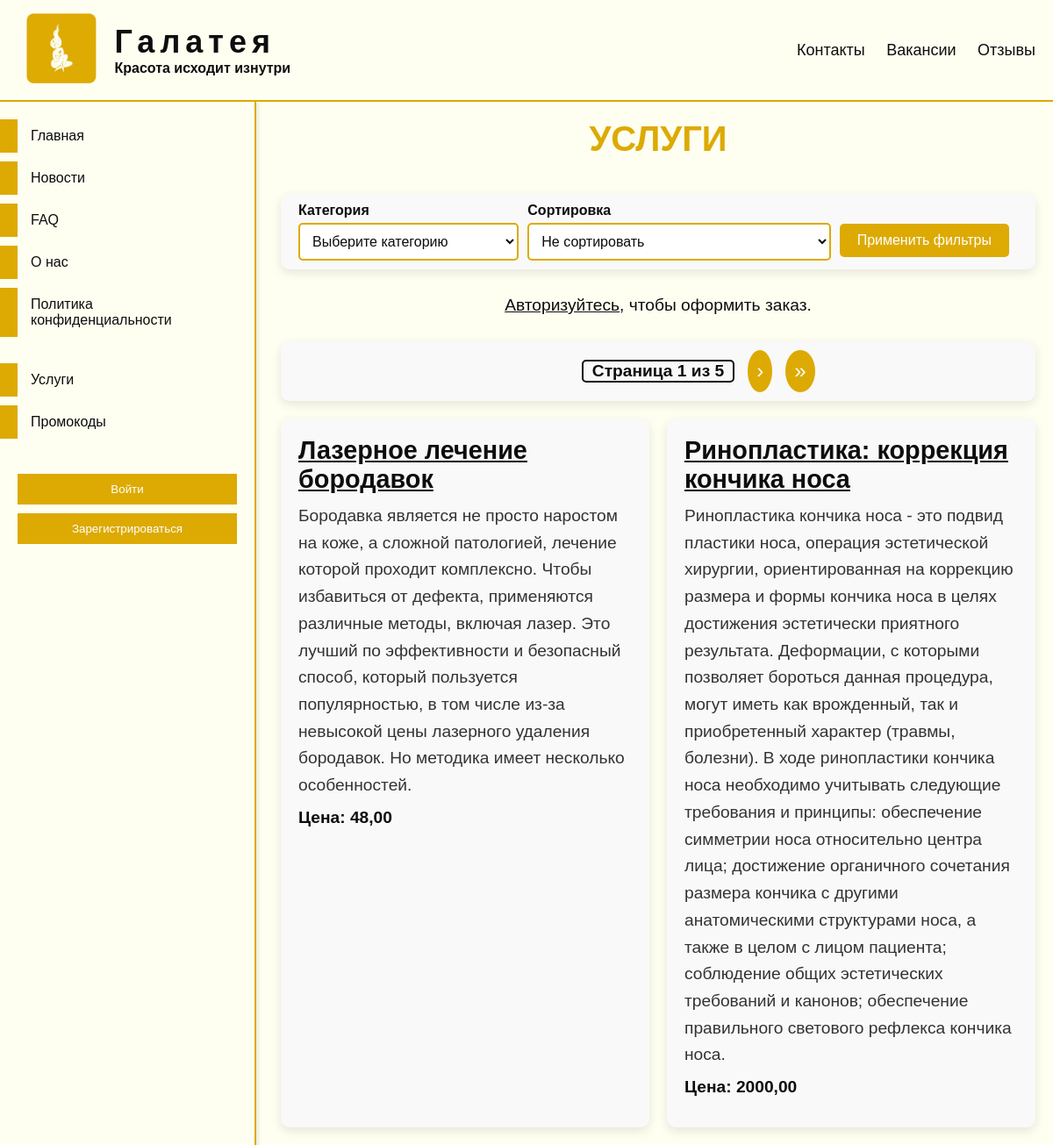
/clinic/services, run on the app's committed database.
### clinic/models.py (models this page shows, shortened)
class Services(models.Model):
    title = models.CharField('Название', max_length=70)
    description = models.TextField('Описание')
    service_specialization = models.ForeignKey(ServiceSpecializations, on_delete=models.CASCADE,
                                               verbose_name='Специализация услуги', related_name='services')
    price = models.DecimalField('Цена', max_digits=10, decimal_places=2)
    class Meta:
        verbose_name = 'Услуга'
        verbose_name_plural = 'Услуги'

### clinic/views.py (the view, shortened to what this page needs)
# urls.py: path('services', views.services_view, name='services'),
def services_view(request):
    services = Services.objects.order_by('-id')
    service_specializations = ServiceSpecializations.objects.filter(services__in=services).distinct()
    category = request.GET.get('category')
    if category:
        services = services.filter(service_specialization__service_category=category)
    sort = request.GET.get('sort')
    if sort == 'price_asc':
        services = services.order_by('price')
    elif sort == 'price_desc':
        services = services.order_by('-price')
    ordered_services = request.session.get('ordered_services', [])
    ordered_services_objects = Services.objects.filter(id__in=ordered_services)
    basket_id_lst = sum(request.session.get('basket_services', dict()).values(), [])
    return render(request, 'clinic/services.html', {
        'services': services,
        'service_specializations': service_specializations,
        'selected_category': category,
        'selected_sort': sort,
        'ordered_services': ordered_services_objects,
        'scroll_to': request.GET.get('scroll_to'),
        'basket_id_lst': basket_id_lst,
    })

### clinic/templates/clinic/services.html (shortened to what this page needs)
{% extends 'main/layout.html' %}
{% load static %}
{% block custom_css %}
<link type="text/css" href="{% static 'clinic/css/services.css' %}" rel="stylesheet"/>
{% endblock %}
{% block content %}
    <div id="services-page">
        <h1 class="page-title">Услуги</h1>
        <form id="filters-form" class="filters-form" action="{% url 'services' %}" method="get">
            <div class="form-group">
                <label for="category-select" class="form-label">Категория</label>
                <select id="category-select" class="category-select" name="category">
                    <option value="">Выберите категорию</option>
                </select>
            </div>
            <div class="form-group">
                <label for="sort-select" class="form-label">Сортировка</label>
                <select id="sort-select" class="sort-select" name="sort">
                    <option value="">Не сортировать</option>
                </select>
            </div>
            <button type="submit" class="btn apply-filters-btn">Применить фильтры</button>
        </form>
        <div class="user-action">
            {% if user.is_authenticated %}
                {% if user.client %}
                    <form action="{% url 'ordering' %}" method="get" class="order-form">
                        {% csrf_token %}
                        <button type="submit" class="btn order-btn">Оформить заказ</button>
                    </form>
                {% else %}
                    <p class="info-text">Оформить заказ может только клиент.</p>
                {% endif %}
            {% else %}
                <p class="info-text"><a href="{% url 'to_login' %}" class="login-link">Авторизуйтесь</a>, чтобы оформить заказ.</p>
            {% endif %}
        </div>
        <div id="pagination-controls" class="pagination-controls">
            <span id="pageIndicator" class="page-indicator">Страница 1</span>
            <span id="nextPage" class="pagination-arrow">&#8250;</span>
            <span id="lastPage" class="pagination-arrow">&#187;</span>
        </div>
        <div class="services-list">
            {% for service in services %}
                <div class="service-card" id="service-{{ service.id }}">
                    <h2 class="service-title"><a href="{% url 'service_detail' service.id %}">{{ service.title }}</a></h2>
                    <p class="service-description">{{ service.description }}</p>
                    <p class="service-price">Цена: {{ service.price }}</p>
                </div>
            {% endfor %}
        </div>
    </div>
{% endblock %}

### main/static/main/css/styles.css (style rules this page uses)
* { margin: 0; padding: 0; font-family: Arial, sans-serif; color: #0D0D0D; }
#main-content > * { margin-bottom: 15px; }
body { padding-top: 116px; padding-left: 300px; background: #fefff1; }

### clinic/static/clinic/css/services.css (style rules this page uses)
#services-page { max-width: 1200px; margin: 0 auto; padding: 20px; color: #0D0D0D; border-radius: 10px; }
.page-title { text-align: center; font-size: 2.5em; color: #DDAA03; margin-bottom: 40px; text-transform: uppercase; }
.filters-form { display: flex; justify-content: space-between; align-items: center; margin-bottom: 30px; padding: 10px 20px; background-color: #F9F9F9; border-radius: 10px; box-shadow: 0 4px 12px rgba(0, 0, 0, 0.1); }
.form-group { flex-grow: 1; margin-right: 10px; }
.form-label { display: block; font-weight: bold; margin-bottom: 5px; }
.category-select, .sort-select { width: 100%; padding: 10px; border: 2px solid #DDAA03; border-radius: 5px; font-size: 1em; background-color: #fff; transition: border-color 0.3s; }
.user-action { margin-bottom: 30px; text-align: center; }
.info-text { font-size: 1.2em; }
.services-list { display: grid; grid-template-columns: repeat(auto-fit, minmax(400px, 1fr)); gap: 20px; margin-top: 20px; }
.service-card { background-color: #F9F9F9; border-radius: 10px; padding: 20px; box-shadow: 0 4px 12px rgba(0, 0, 0, 0.1); transition: transform 0.3s ease, box-shadow 0.3s ease; transform-style: preserve-3d; }
.service-title { font-size: 1.8em; color: #0D0D0D; margin-bottom: 10px; }
.service-description { font-size: 1.2em; line-height: 1.6em; color: #333; margin-bottom: 10px; }
.service-price { font-size: 1.2em; font-weight: bold; margin-bottom: 15px; }
.btn { padding: 10px 20px; background-color: #DDAA03; color: #ffffff; border: none; border-radius: 5px; cursor: pointer; font-size: 1em; transition: background-color 0.3s; margin-right: 10px; }
.apply-filters-btn { padding: 10px 20px; background-color: #DDAA03; color: #ffffff; border: none; border-radius: 5px; cursor: pointer; font-size: 1em; transition: background-color 0.3s; margin-top: 20px; }
#pagination-controls { display: flex; justify-content: center; align-items: center; gap: 15px; margin-bottom: 20px; padding: 10px; background-color: #F9F9F9; border-radius: 10px; box-shadow: 0 4px 12px rgba(0, 0, 0, 0.1); }
#pagination-controls .pagination-arrow { font-size: 1.5em; color: #fff; cursor: pointer; transition: all 0.3s ease; padding: 10px; border-radius: 50%; background: #DDAA03; }
#pagination-controls .page-indicator { font-size: 1.2em; color: #0D0D0D; font-weight: bold; padding: 0 10px; border: 2px solid #0D0D0D; border-radius: 5px; }

### data on the page
Services: title "Лазерное лечение бородавок", description "Бородавка является не просто наростом на коже, а сложной патологией, лечение которой проходит комплексно. Чтобы избавиться от дефекта, применяются различные методы, включая лазер. Это лучший по эффективности и безопасный способ, который пользуется популярностью, в том числе из-за невысокой цены лазерного удаления бородавок. Но методика имеет несколько особенностей.", price "48,00"
Services: title "Ринопластика: коррекция кончика носа", description "Ринопластика кончика носа - это подвид пластики носа, операция эстетической хирургии, ориентированная на коррекцию размера и формы кончика носа в целях достижения эстетически приятного результата. Деформации, с которыми позволяет бороться данная процедура, могут иметь как врожденный, так и приобретенный характер (травмы, болезни). В ходе ринопластики кончика носа необходимо учитывать следующие требования и принципы: обеспечение симметрии носа относительно центра лица; достижение органичного сочетания размера кончика с другими анатомическими структурами носа, а также в целом с лицом пациента; соблюдение общих эстетических требований и канонов; обеспечение правильного светового рефлекса…", price "2000,00"
